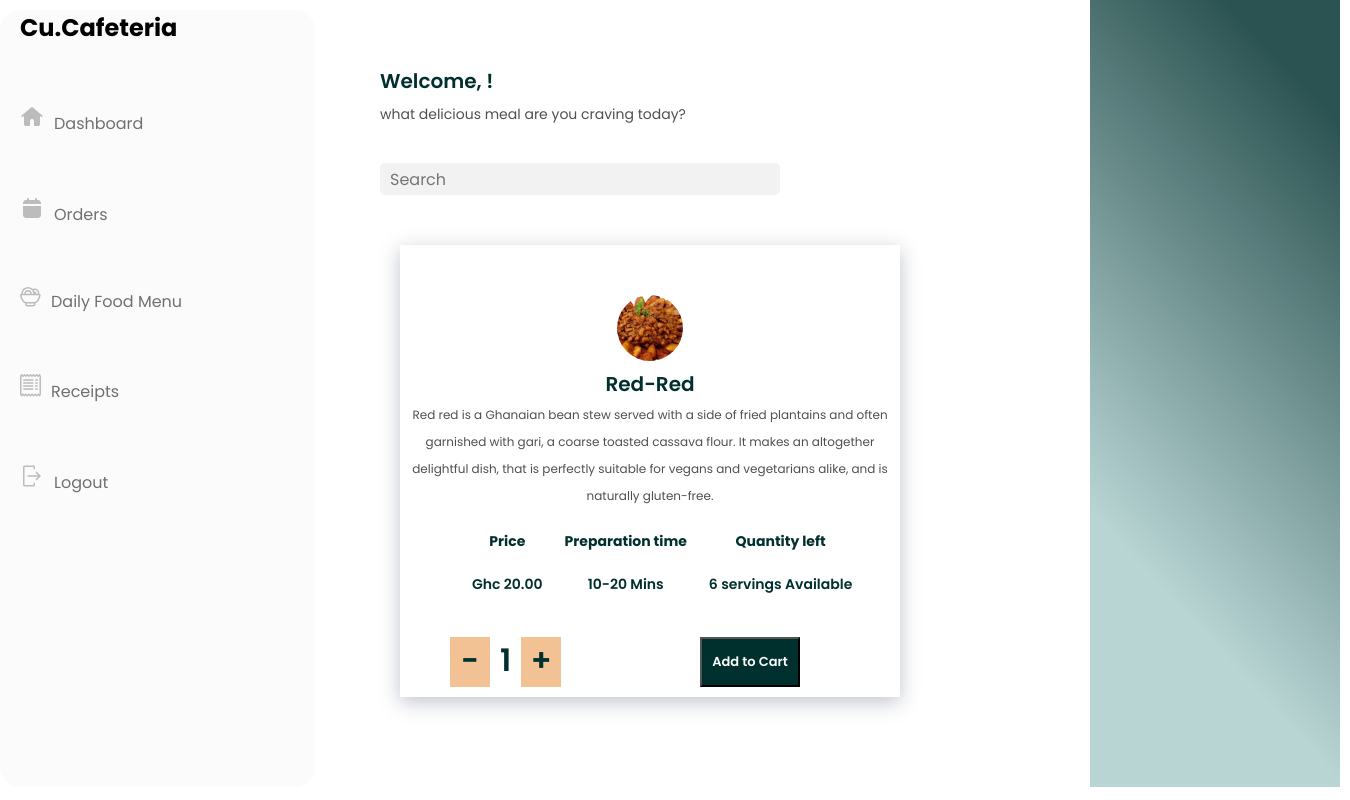
Screenshot of /Dashboard/Food/5 (signed in) with the database file from the repository.
### Dashboard/models.py (models this page shows, shortened)
class Food_Item(models.Model):
    name = models.CharField(max_length=100)
    food_category = models.ForeignKey(Food_Category, on_delete=models.CASCADE)
    small_description = models.CharField(max_length=100)
    description = models.TextField(max_length=600, null=False, blank=False)
    quantity = models.IntegerField(null=False, blank=False)
    Price = models.DecimalField(max_digits=6, decimal_places=2)
    food_image = models.FileField(upload_to= 'images/')

### Dashboard/views.py (the view)
# urls.py: path("Food/<int:food_id>", views.food_details, name="food_details"),
def food_details(request, food_id):
    if not request.user.is_authenticated:
        return HttpResponseRedirect(reverse("login"))
    food = Food_Item.objects.get(pk=food_id)
    return render(request, "dashboard/food-details.html", {
        "food": food,
    })

### Dashboard/templates/dashboard/food-details.html (shortened to what this page needs)
{% extends 'dashboard/layout.html' %}
{% load static %}
{% block css %}
<link rel="stylesheet" href="{% static 'dashboard/food-details.css' %}">
{% endblock css %}
{% block content %}
<div class="selection-container">
    <div class="food-selection">
      <img class="food-select-img" src="{{food.food_image.url}}" alt="" />
      <h2 class="foodname">{{food.name}}</h2>
      <p class="food-details">
        {{food.description}}
      </p>
    </div>
    <div class="selection-table">
      <table>
        <thead>
          <tr>
            <th>Price</th>
            <th>Preparation time</th>
            <th>Quantity left</th>
          </tr>
        </thead>
        <tbody>
          <tr>
            <td>Ghc {{food.Price}}</td>
            <td>10-20 Mins</td>
            <td>{{food.quantity}} servings Available</td>
          </tr>
        </tbody>
      </table>
    </div>
    <div class="added-quantity">
      <div class="decrease-sign">
        <h1 class="signs">-</h1>
      </div>
      <div class="number">
        <h1 id="quantity" class="signs">1</h1>
      </div>
      <div class="increase-sign">
        <h1 class="signs">+</h1>
      </div>
    </div>
    <div class="add-to-cart">
      <button class="cart-btn">Add to Cart</button>
    </div>
</div>
</div>
</div>
<div class="food-right-container"></div>
{% endblock content %}

### Dashboard/static/dashboard/dashboard.css (style rules this page uses)
* { padding: 0; margin: 0; box-sizing: border-box; }
body { width: 100%; min-height: 100vh; font-family: "poppins", sans-serif; }
.middle-content h2 { font-family: 'Poppins'; font-style: normal; font-weight: 600; font-size: 20px; line-height: 33px; color: #00302E; }

### Dashboard/static/dashboard/food-details.css (style rules this page uses)
.food-right-container { background: linear-gradient(227.13deg, rgba(0, 48, 46, 0.83) 11.57%, rgba(5, 107, 103, 0.2822) 74.07%); margin-left: 50px; position: relative; left: 25px; }
.selection-container { margin-left: 20px; text-align: center; width: 500px; height: auto; background: #FFFF; filter: drop-shadow(0px 5px 10px rgba(0, 14, 48, 0.25)); }
.foodname { font-family: 'Poppins'; font-style: normal; font-weight: 600; font-size: 17px; color: #00302E; }
.food-details { font-family: 'Poppins'; font-style: normal; font-weight: 400; font-size: 12px; line-height: 27px; text-align: center; color: rgba(0, 0, 0, 0.69); }
.food-selection { text-align: center; margin-bottom: 20px; }
.food-select-img { margin-top: 50px; }
.selection-table { text-align: center; margin-left: 50px; margin-bottom: 20px; font-family: 'Poppins'; font-style: normal; font-weight: 600; font-size: 14px; color: #00302E; }
td { padding: 20px; }
.added-quantity { display: flex; margin-left: 50px; margin-bottom: 25px; gap: 10px; position: relative; }
.decrease-sign { margin-bottom: 10px; width: 40px; height: 50px; background: #F3C294; cursor: pointer; }
.increase-sign { margin-bottom: 10px; width: 40px; height: 50px; background: #F3C294; cursor: pointer; }
.signs { text-align: center; position: relative; bottom: 0px; font-family: 'Poppins'; font-style: normal; font-weight: 600; font-size: 31px; text-align: center; color: #00302E; }
.add-to-cart { position: relative; }
.cart-btn { width: 100px; height: 50px; position: absolute; left: 300px; bottom: 35px; background: #00302E; font-family: 'Poppins'; font-style: normal; font-weight: 600; font-size: 13px; color: #FBFBFB; }

### rows the page displays
Food_Item: food_image (picture), name "Red-Red", description "Red red is a Ghanaian bean stew served with a side of fried plantains and often garnished with gari, a coarse toasted cassava flour. It makes an altogether delightful dish, that is perfectly suitable for vegans and vegetarians alike, and is naturally gluten-free.", Price "20.00", quantity "6"
